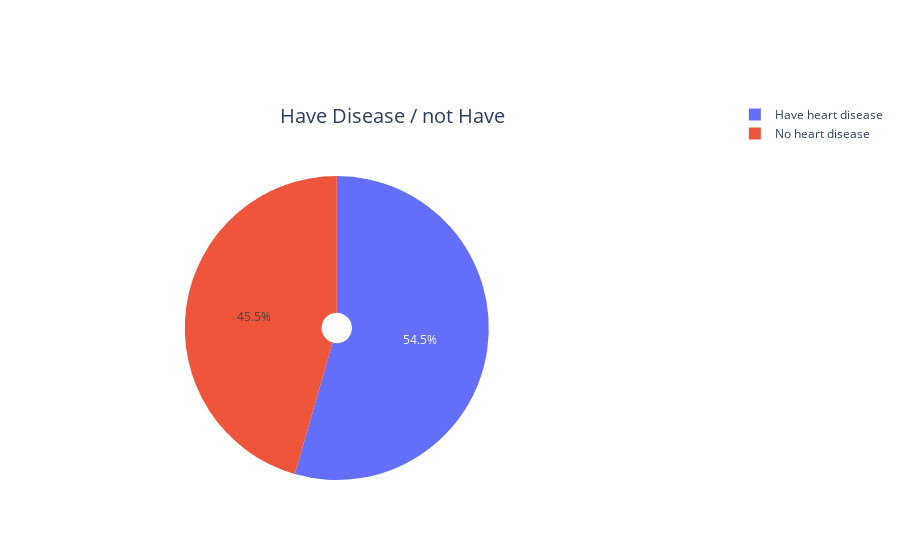

Notebook source saved alongside this figure:
### Markdown cell above
**3-) Have Heart Disease / not Have**

### Code cell
disease_pie={
  "data": [
    {
      "values": data.target.value_counts(),
      "labels": ["Have heart disease","No heart disease"],
      "domain": {"x": [0, .8],
                "y": [0, .8]},
      "name": " Have Disease / not Have",
      "hoverinfo":"label+percent+name+value",
      "hole": .1,
      "type": "pie"
    },],
  "layout": {
        #"title":"Population Rate of Regions",
        "annotations": [
            { "font": { "size": 20},
              "showarrow": False,
              "text": " Have Disease / not Have",
                "x": 0.3,
                "y": 1
            },
        ]
    }
}
    
iplot(disease_pie)

### Figure 1 — Plotly figure (JSON) as saved in the notebook; plotly's stock layout.template omitted (floating-point values rounded to 4 significant figures)
{"data": [{"domain": {"x": [0, 0.8], "y": [0, 0.8]}, "hole": 0.1, "hoverinfo": "label+percent+name+value", "labels": ["Have heart disease", "No heart disease"], "name": " Have Disease / not Have", "type": "pie", "values": [165, 138]}], "layout": {"annotations": [{"font": {"size": 20}, "showarrow": false, "text": " Have Disease / not Have", "x": 0.3, "y": 1}]}}
